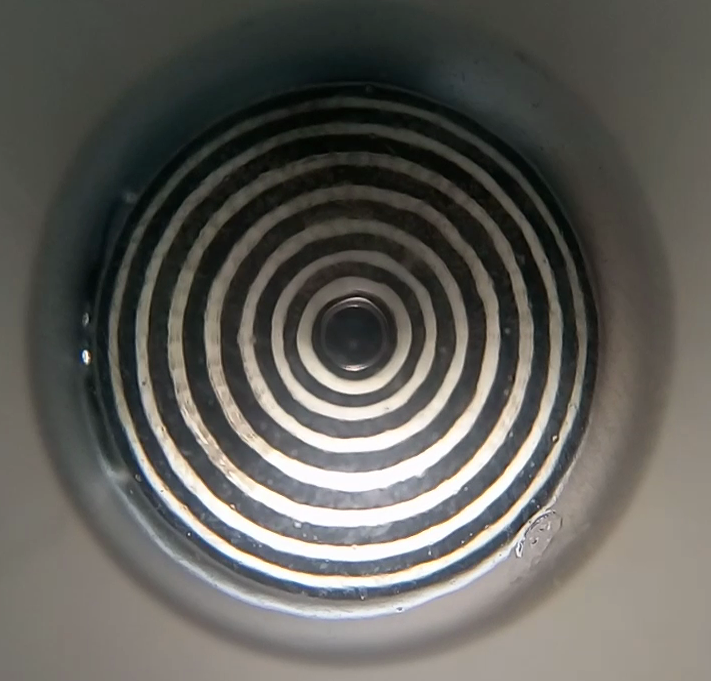
%> input picture data/test-main.png, 711 x 681 px
$ octave be_main_sphere.m   (GNU Octave 9; MATLAB toolbox functions it lacks are replaced by stand-ins)
%> lines starting %> are read from the running program, lines starting %| are printed output that depends on the picture
### be_preprocess.m
function [ img_out ] = be_preprocess(img, bool_plot)
%BE_PREPROCESSING This takes grayscale image of the rings as input and
%finds the thresholded image with rings marked

    % blurring
    H = fspecial('disk',10);
    img = imfilter(img, H, 'replicate');

    if(bool_plot==true)
        figure, imshow(img);
    end

    % adaptive thresholding
    bw = adaptivethreshold(img,20,0.015,0);
    if(bool_plot==true)
        figure, imshow(~bw);
    end

    % series of morphological operations
    bw = bwareaopen(~bw, 350);
    bw = bwmorph(bw, 'erode', 1);
    img_out = bwareaopen(bw, 1000);

    if(bool_plot==true)
        figure, imshow(img_out);
    end

    % Canny edge detector and output
    bw_ed = edge(bw, 'canny');
    if(bool_plot==true)
        figure, imshow(bw_ed);
    end
end

### be_main_sphere.m
%% Code to detect the Placido rings on sphere for bulls eye
%
% This is the algorithm for the Srujana Innovation Center project, Bulls
% Eye expected to be a low-cost hand held corneal topography device.
%
% Written by Surya Penmetsa on 04-8-2016


% Setting things up
clear all, close all

%% Loading the input image
a = imread('data/test-main.png');
%> a is the input picture: size 681x711x3 uint8; mean R, G, B 96.1, 94.9, 89.8

% Convering to grayscale
a = rgb2gray(a);
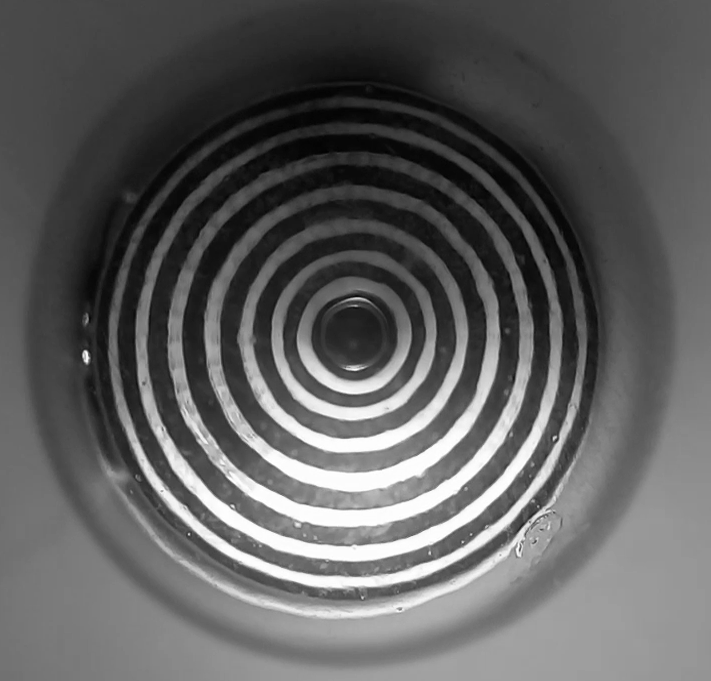
%> a: size 681x711 uint8; min 1, max 255, mean 94.7

%% Preprocessing
% enhancement
bw = be_preprocess(a, true);
%> in be_preprocess, `img = imfilter(img, H, 'replicate');`:
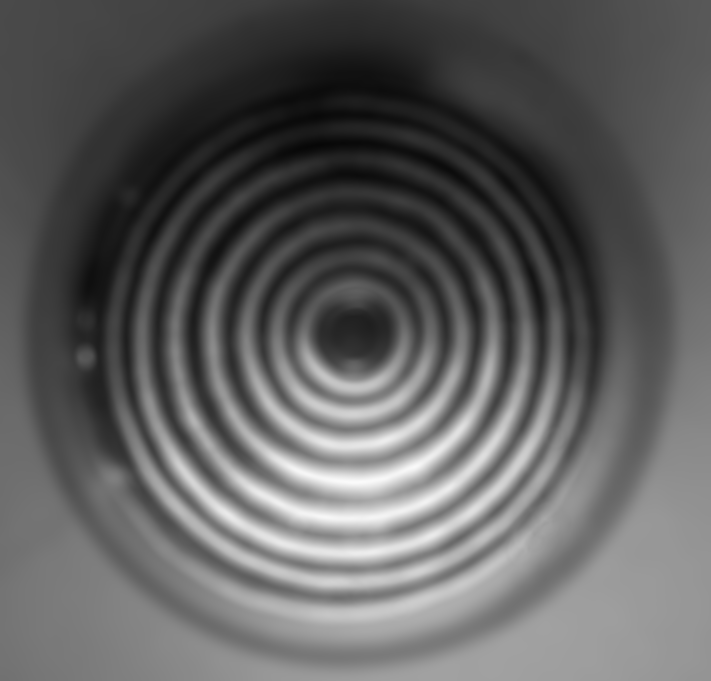
%> img: size 681x711 uint8; min 7, max 250, mean 94.7
%> the run ends on the next line

$ run again, with data/test-3.png copied over data/test-main.png
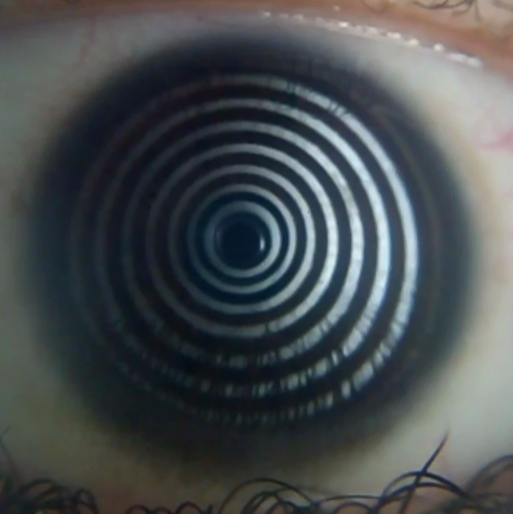
%> input picture data/test-3.png, 1025 x 1027 px (shown at 1/2 size)
%> a is the input picture: size 1027x1025x3 uint8; mean R, G, B 73.4, 78.6, 80.6
%> `a = rgb2gray(a);`:
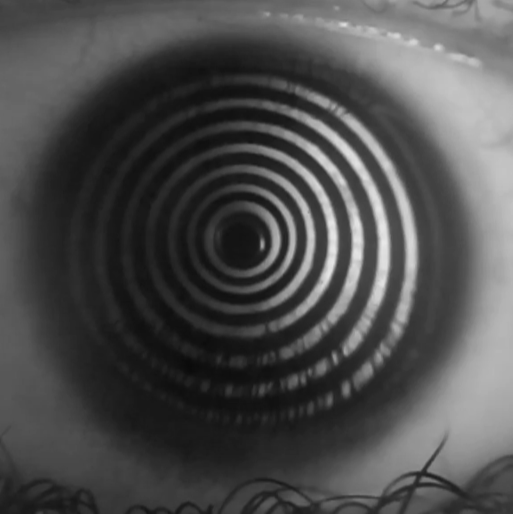
%> a: size 1027x1025 uint8 (shown at 1/2 size); min 10, max 233, mean 77.3
%> in be_preprocess, `img = imfilter(img, H, 'replicate');`:
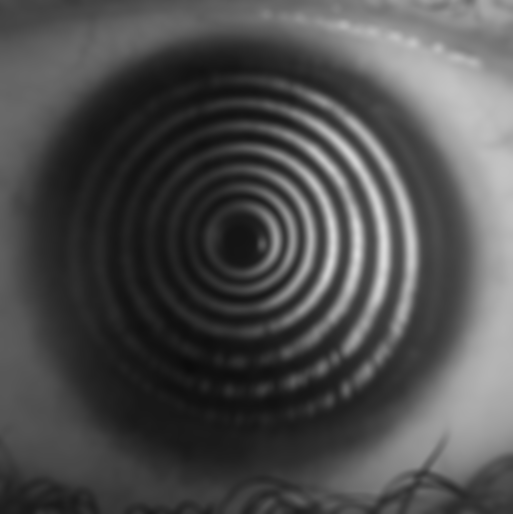
%> img: size 1027x1025 uint8 (shown at 1/2 size); min 12, max 219, mean 77.3
